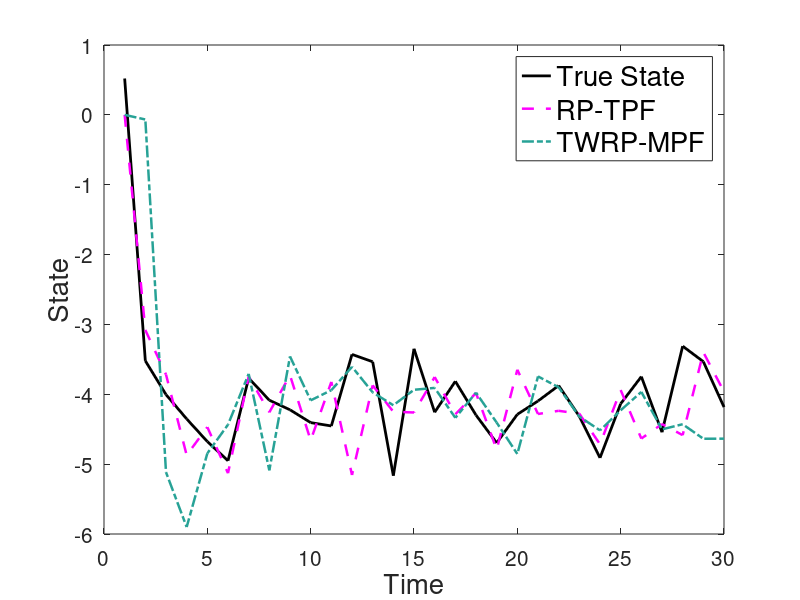

MATLAB code to generate this figure:
% Tracking figure
clear all
close all
clc

% Load data
load dy100_dx100_M50track.mat

dx = length(x(:,1));


% Plot trajectory of random state
j = datasample(1:dx, 1);

close all
t0 = 1; tT = 30;

sz = 1.8;

mg = [237, 110, 152]/256;
%bg = [122, 186, 126]/256;

bg = [39, 163, 151]/256;


plot(x(j,t0:tT), 'k', 'LineWidth',2)
hold on
plot(x_grp(j,t0:tT), 'Color', 'm', 'LineStyle','--', 'LineWidth',sz)
hold on
plot(x_mpf(j,t0:tT), 'Color', bg, 'LineStyle','-.', 'LineWidth',sz)
set(gca, 'FontSize',15)
xlabel('Time', 'FontSize',20)
ylabel('State', 'FontSize',20)
legend('True State', 'RP-TPF', 'TWRP-MPF', 'FontSize', 20)